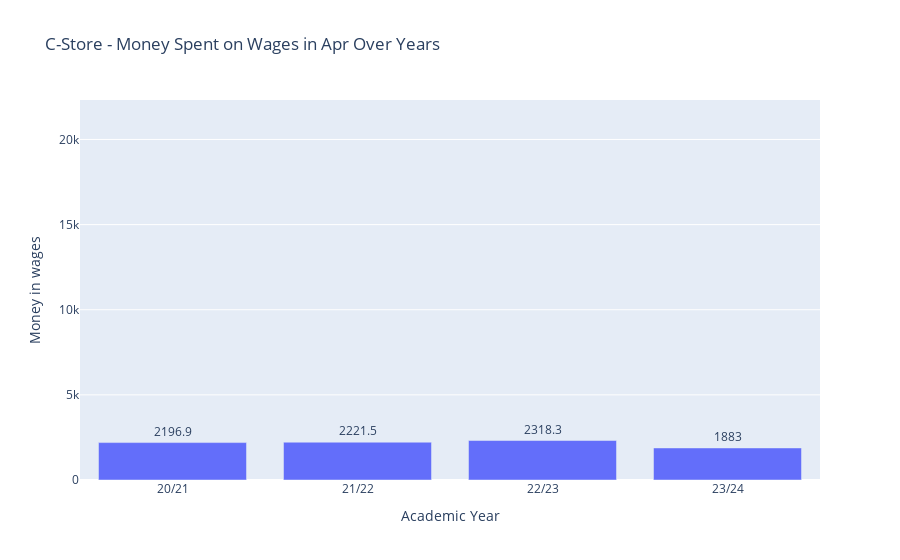
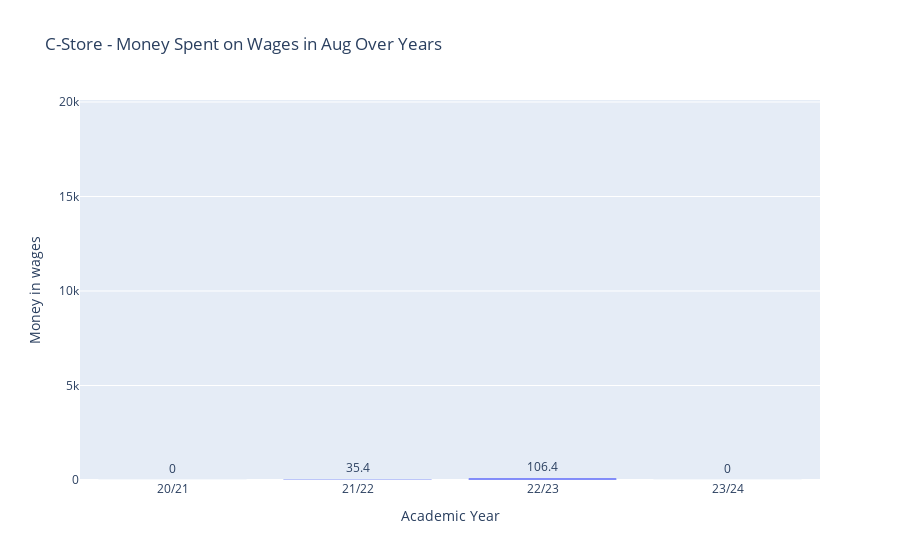
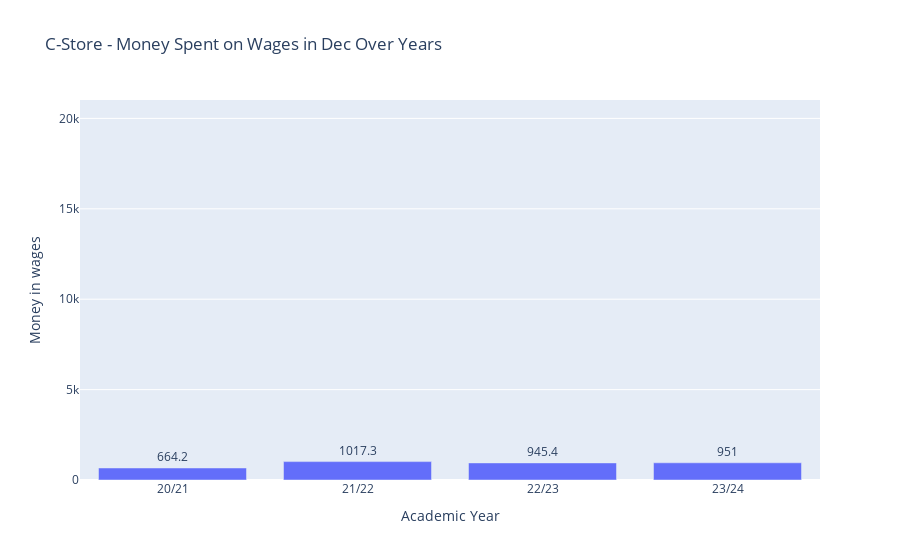
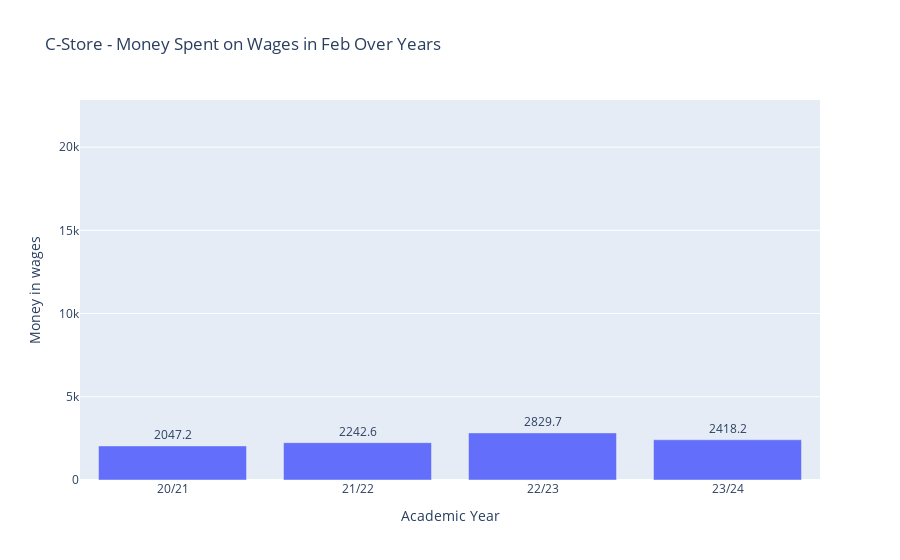

The cell these charts' notebook holds for them, in order:
### Code cell
# Get unique departments and months
unique_departments = DatabyMonth['DEP'].unique()
unique_months = DatabyMonth['Month'].unique()

# Generate plots for each combination of department and month
for department in unique_departments:
    for month in unique_months:
        plot_department_wages(DatabyMonth, department, month)

### Figure 1 — Plotly figure (JSON) as saved in the notebook; plotly's stock layout.template omitted (floating-point values rounded to 4 significant figures)
{"data": [{"alignmentgroup": "True", "hovertemplate": "Academic Year=%{x}<br>Money in wages=%{y}<br>Wages_Rounded=%{text}<extra></extra>", "legendgroup": "", "marker": {"color": "#636efa", "pattern": {"shape": ""}}, "name": "", "offsetgroup": "", "orientation": "v", "showlegend": false, "text": [2197.0, 2222.0, 2318.0, 1883], "textposition": "outside", "type": "bar", "x": ["20/21", "21/22", "22/23", "23/24"], "xaxis": "x", "y": [2197.0, 2221.0, 2318.0, 1883.0], "yaxis": "y"}], "layout": {"barmode": "relative", "legend": {"tracegroupgap": 0}, "title": {"text": "C-Store - Money Spent on Wages in Apr Over Years"}, "xaxis": {"anchor": "y", "domain": [0, 1], "title": {"text": "Academic Year"}}, "yaxis": {"anchor": "x", "domain": [0, 1], "range": [0, 22320.0], "title": {"text": "Money in wages"}}}}

### Figure 2 — Plotly figure (JSON) as saved in the notebook; plotly's stock layout.template omitted (floating-point values rounded to 4 significant figures)
{"data": [{"alignmentgroup": "True", "hovertemplate": "Academic Year=%{x}<br>Money in wages=%{y}<br>Wages_Rounded=%{text}<extra></extra>", "legendgroup": "", "marker": {"color": "#636efa", "pattern": {"shape": ""}}, "name": "", "offsetgroup": "", "orientation": "v", "showlegend": false, "text": [0, 35.4, 106.4, 0], "textposition": "outside", "type": "bar", "x": ["20/21", "21/22", "22/23", "23/24"], "xaxis": "x", "y": [0, 35.43, 106.4, 0], "yaxis": "y"}], "layout": {"barmode": "relative", "legend": {"tracegroupgap": 0}, "title": {"text": "C-Store - Money Spent on Wages in Aug Over Years"}, "xaxis": {"anchor": "y", "domain": [0, 1], "title": {"text": "Academic Year"}}, "yaxis": {"anchor": "x", "domain": [0, 1], "range": [0, 20110.0], "title": {"text": "Money in wages"}}}}

### Figure 3 — Plotly figure (JSON) as saved in the notebook; plotly's stock layout.template omitted (floating-point values rounded to 4 significant figures)
{"data": [{"alignmentgroup": "True", "hovertemplate": "Academic Year=%{x}<br>Money in wages=%{y}<br>Wages_Rounded=%{text}<extra></extra>", "legendgroup": "", "marker": {"color": "#636efa", "pattern": {"shape": ""}}, "name": "", "offsetgroup": "", "orientation": "v", "showlegend": false, "text": [664.2, 1017.0, 945.4, 951], "textposition": "outside", "type": "bar", "x": ["20/21", "21/22", "22/23", "23/24"], "xaxis": "x", "y": [664.2, 1017.0, 945.4, 951.0], "yaxis": "y"}], "layout": {"barmode": "relative", "legend": {"tracegroupgap": 0}, "title": {"text": "C-Store - Money Spent on Wages in Dec Over Years"}, "xaxis": {"anchor": "y", "domain": [0, 1], "title": {"text": "Academic Year"}}, "yaxis": {"anchor": "x", "domain": [0, 1], "range": [0, 21020.0], "title": {"text": "Money in wages"}}}}

### Figure 4 — Plotly figure (JSON) as saved in the notebook; plotly's stock layout.template omitted (floating-point values rounded to 4 significant figures)
{"data": [{"alignmentgroup": "True", "hovertemplate": "Academic Year=%{x}<br>Money in wages=%{y}<br>Wages_Rounded=%{text}<extra></extra>", "legendgroup": "", "marker": {"color": "#636efa", "pattern": {"shape": ""}}, "name": "", "offsetgroup": "", "orientation": "v", "showlegend": false, "text": [2047.0, 2243.0, 2830.0, 2418.0], "textposition": "outside", "type": "bar", "x": ["20/21", "21/22", "22/23", "23/24"], "xaxis": "x", "y": [2047.0, 2243.0, 2830.0, 2418.0], "yaxis": "y"}], "layout": {"barmode": "relative", "legend": {"tracegroupgap": 0}, "title": {"text": "C-Store - Money Spent on Wages in Feb Over Years"}, "xaxis": {"anchor": "y", "domain": [0, 1], "title": {"text": "Academic Year"}}, "yaxis": {"anchor": "x", "domain": [0, 1], "range": [0, 22830.0], "title": {"text": "Money in wages"}}}}
